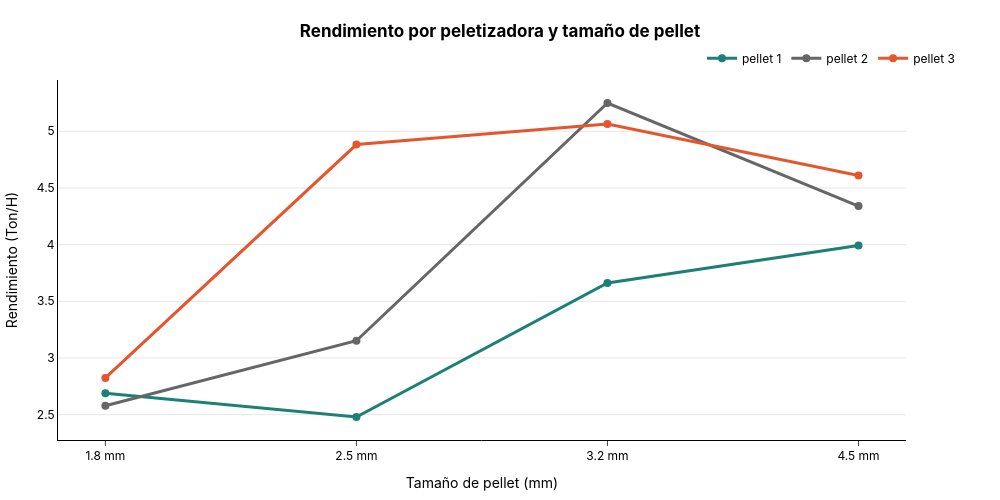

Here is the notebook cell this chart was saved with:
### Code cell
f = plot_line(
    df=prod_pel_trimmed_grouped,
    group_col='pellet',
    x_col='pellet_mm',
    y_col='performance',
    hover_data_cols=['quantity_tm'],
    title='Rendimiento por peletizadora y tamaño de pellet',
    x_title='Tamaño de pellet (mm)',
    y_title='Rendimiento (Ton/H)'
)
f.show()
s3.save_plotly_html(f, 'rendimiento_pellet_tamano_pellet.html')

### Figure 1 — Plotly figure (JSON) as saved in the notebook; plotly's stock layout.template omitted (floating-point values rounded to 4 significant figures)
{"data": [{"customdata": [[685], [279], [35], [286]], "hovertemplate": "<b>%{y:.1f}</b><br><b>quantity_tm:</b> %{customdata[0]:,}<extra></extra>", "line": {"color": "#1C8074", "shape": "linear", "width": 3}, "marker": {"color": "#1C8074", "size": 8}, "mode": "lines+markers", "name": "pellet 1", "type": "scatter", "x": ["1.8 mm", "2.5 mm", "3.2 mm", "4.5 mm"], "xaxis": "x", "y": [2.688, 2.479, 3.662, 3.992], "yaxis": "y"}, {"customdata": [[97], [225], [2375], [296]], "hovertemplate": "<b>%{y:.1f}</b><br><b>quantity_tm:</b> %{customdata[0]:,}<extra></extra>", "line": {"color": "#666666", "shape": "linear", "width": 3}, "marker": {"color": "#666666", "size": 8}, "mode": "lines+markers", "name": "pellet 2", "type": "scatter", "x": ["1.8 mm", "2.5 mm", "3.2 mm", "4.5 mm"], "xaxis": "x", "y": [2.578, 3.152, 5.25, 4.341], "yaxis": "y"}, {"customdata": [[4], [133], [1099], [1479]], "hovertemplate": "<b>%{y:.1f}</b><br><b>quantity_tm:</b> %{customdata[0]:,}<extra></extra>", "line": {"color": "#E4572E", "shape": "linear", "width": 3}, "marker": {"color": "#E4572E", "size": 8}, "mode": "lines+markers", "name": "pellet 3", "type": "scatter", "x": ["1.8 mm", "2.5 mm", "3.2 mm", "4.5 mm"], "xaxis": "x", "y": [2.824, 4.883, 5.064, 4.61], "yaxis": "y"}], "layout": {"font": {"color": "black", "family": "Inter, Arial, sans-serif"}, "height": 500, "hovermode": "x unified", "legend": {"orientation": "h", "x": 1, "xanchor": "right", "y": 1.02, "yanchor": "bottom"}, "margin": {"b": 40, "l": 40, "r": 40, "t": 80}, "paper_bgcolor": "rgba(0,0,0,0)", "plot_bgcolor": "rgba(0,0,0,0)", "title": {"text": "<b>Rendimiento por peletizadora y tamaño de pellet<b>", "x": 0.5, "xanchor": "center", "y": 0.95, "yanchor": "top"}, "width": 1000, "xaxis": {"anchor": "y", "domain": [0, 0.94], "linecolor": "black", "linewidth": 1, "showline": true, "ticks": "outside", "title": {"text": "Tamaño de pellet (mm)"}}, "yaxis": {"anchor": "x", "domain": [0, 1], "gridcolor": "rgba(0,0,0,0.1)", "linecolor": "black", "linewidth": 1, "showgrid": true, "showline": true, "title": {"text": "Rendimiento (Ton/H)"}}, "yaxis2": {"anchor": "x", "overlaying": "y", "side": "right"}}}
